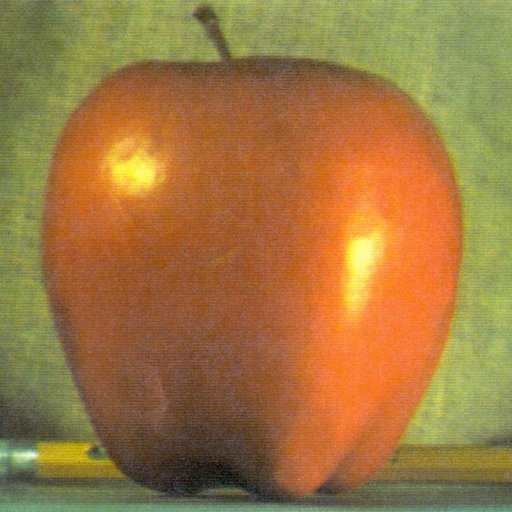
#> input picture images/low_texture.jpg, 512 x 512 px
$ python task5.py
#> lines starting #> are read from the running program, lines starting #| are printed output that depends on the picture
import cv2
from pathlib import Path

IMAGE_DIR = Path(__file__).resolve().parents[1] / "images"
OUTPUT_DIR = Path(__file__).resolve().parent

def main():
    print("--- Task 5: Low-texture vs Highly textured image ---")
    low_path = IMAGE_DIR / "low_texture.jpg"
    high_path = IMAGE_DIR / "high_texture.jpg"
    img_low = cv2.imread(str(low_path), cv2.IMREAD_GRAYSCALE)
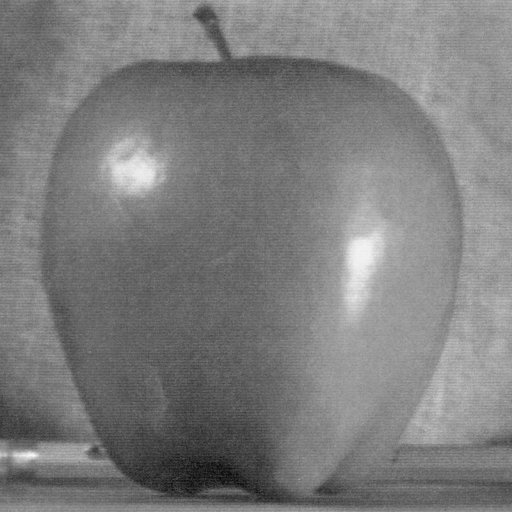
#> img_low: shape (512, 512); min 7, max 250, mean 125.2
    img_high = cv2.imread(str(high_path), cv2.IMREAD_GRAYSCALE)
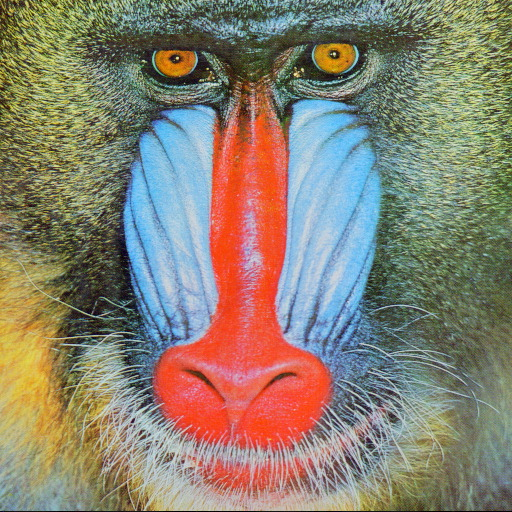
#> input picture images/high_texture.jpg, 512 x 512 px
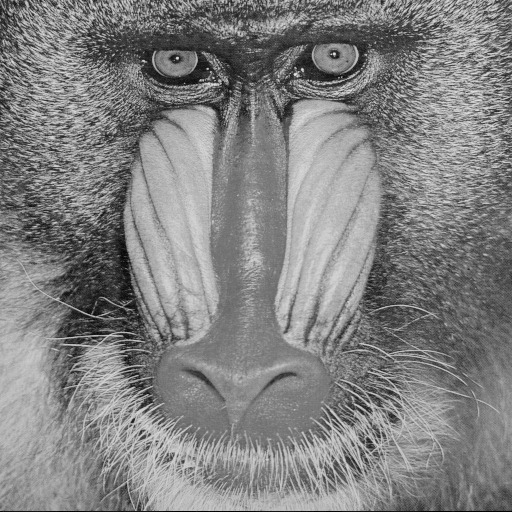
#> img_high: shape (512, 512); min 0, max 234, mean 129.7
    if img_low is None or img_high is None:
        raise FileNotFoundError("Could not load low- and high-texture test images.")

    orb = cv2.ORB_create()
    kp_low, _ = orb.detectAndCompute(img_low, None)
#> kp_low = 89 keypoints; strongest (x, y, size): (88, 453, 53.6), (36, 455, 31), (85, 446, 64.3), (86, 446, 53.6)
    kp_high, _ = orb.detectAndCompute(img_high, None)
#> kp_high = 500 keypoints; strongest (x, y, size): (334, 54, 31), (177, 58, 31), (295, 74, 31), (302, 69, 31)

    print(f"Low-texture image keypoints: {len(kp_low)}")
#| Low-texture image keypoints: 89
    print(f"Highly textured image keypoints: {len(kp_high)}")
#| Highly textured image keypoints: 500
    print("Practical difference: Highly textured images have more intensity variations (corners/edges), leading to more detected features.")

    img_low_color = cv2.imread(str(low_path))
#> img_low_color is the input picture: shape (512, 512, 3); mean B, G, R 64.8, 119.7, 159.1
    img_high_color = cv2.imread(str(high_path))
#> img_high_color is the input picture: shape (512, 512, 3); mean B, G, R 112.9, 129.1, 137.1

    img_low_kp = cv2.drawKeypoints(img_low_color, kp_low, None, color=(255,0,0))
    img_high_kp = cv2.drawKeypoints(img_high_color, kp_high, None, color=(255,0,0))
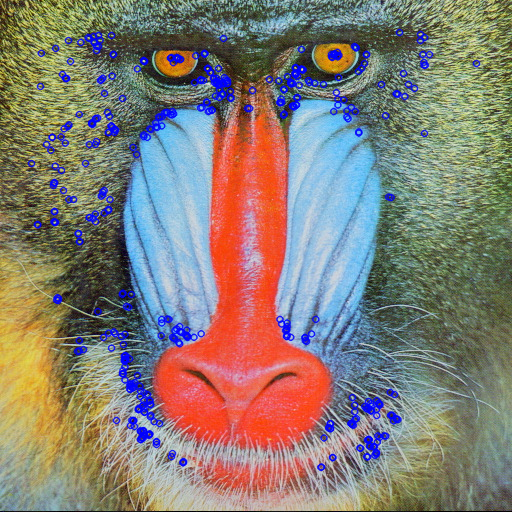
#> img_high_kp: shape (512, 512, 3); mean B, G, R 117.1, 125.7, 133.9

    cv2.imwrite(str(OUTPUT_DIR / "task5_low_texture_kp.jpg"), img_low_kp)
    cv2.imwrite(str(OUTPUT_DIR / "task5_high_texture_kp.jpg"), img_high_kp)
    print("Saved visualizations for low and high texture image keypoints.")

if __name__ == "__main__":
    main()
